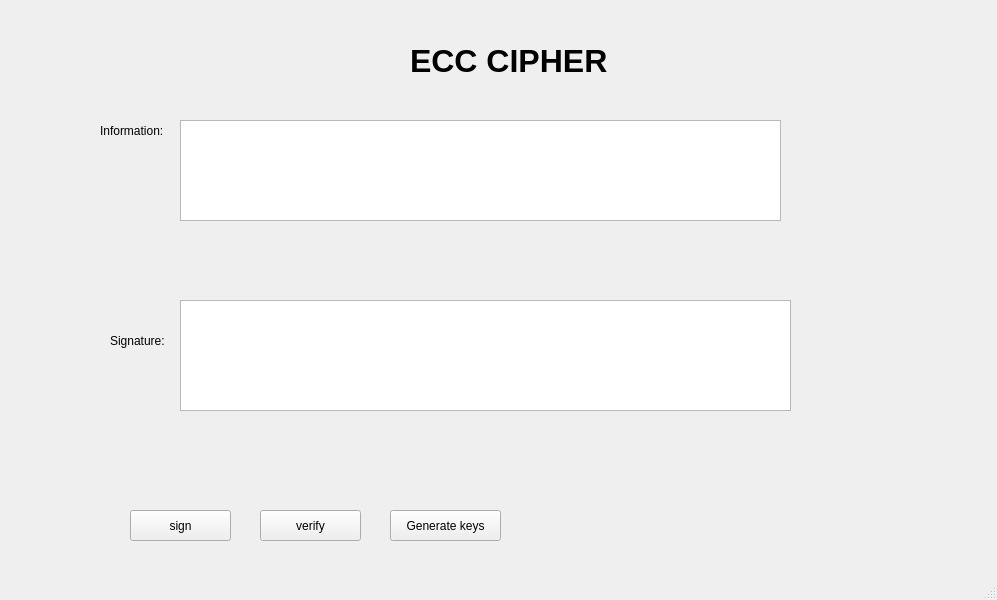
<?xml version="1.0" encoding="UTF-8"?>
<ui version="4.0">
 <class>MainWindow</class>
 <widget class="QMainWindow" name="MainWindow">
  <property name="geometry">
   <rect>
    <x>0</x>
    <y>0</y>
    <width>997</width>
    <height>600</height>
   </rect>
  </property>
  <property name="windowTitle">
   <string>MainWindow</string>
  </property>
  <widget class="QWidget" name="centralwidget">
   <widget class="QLabel" name="warffwa">
    <property name="geometry">
     <rect>
      <x>410</x>
      <y>20</y>
      <width>361</width>
      <height>81</height>
     </rect>
    </property>
    <property name="font">
     <font>
      <pointsize>24</pointsize>
      <weight>75</weight>
      <bold>true</bold>
     </font>
    </property>
    <property name="text">
     <string>ECC CIPHER</string>
    </property>
   </widget>
   <widget class="QLabel" name="label_3">
    <property name="geometry">
     <rect>
      <x>100</x>
      <y>120</y>
      <width>81</width>
      <height>21</height>
     </rect>
    </property>
    <property name="minimumSize">
     <size>
      <width>0</width>
      <height>21</height>
     </size>
    </property>
    <property name="maximumSize">
     <size>
      <width>16777215</width>
      <height>21</height>
     </size>
    </property>
    <property name="text">
     <string>Information: </string>
    </property>
   </widget>
   <widget class="QPlainTextEdit" name="plainTextEdiaaw">
    <property name="geometry">
     <rect>
      <x>180</x>
      <y>120</y>
      <width>601</width>
      <height>101</height>
     </rect>
    </property>
   </widget>
   <widget class="QLabel" name="label_5">
    <property name="geometry">
     <rect>
      <x>110</x>
      <y>330</y>
      <width>81</width>
      <height>21</height>
     </rect>
    </property>
    <property name="minimumSize">
     <size>
      <width>0</width>
      <height>21</height>
     </size>
    </property>
    <property name="maximumSize">
     <size>
      <width>16777215</width>
      <height>21</height>
     </size>
    </property>
    <property name="text">
     <string>Signature:</string>
    </property>
   </widget>
   <widget class="QPlainTextEdit" name="plainTextEdit_4efgd">
    <property name="geometry">
     <rect>
      <x>180</x>
      <y>300</y>
      <width>611</width>
      <height>111</height>
     </rect>
    </property>
   </widget>
   <widget class="QPushButton" name="pushButton_3feraf">
    <property name="geometry">
     <rect>
      <x>390</x>
      <y>510</y>
      <width>111</width>
      <height>31</height>
     </rect>
    </property>
    <property name="text">
     <string>Generate keys</string>
    </property>
   </widget>
   <widget class="QPushButton" name="pushButton_eegge_2">
    <property name="geometry">
     <rect>
      <x>130</x>
      <y>510</y>
      <width>101</width>
      <height>31</height>
     </rect>
    </property>
    <property name="text">
     <string>sign</string>
    </property>
   </widget>
   <widget class="QPushButton" name="pushButton_eegge_3">
    <property name="geometry">
     <rect>
      <x>260</x>
      <y>510</y>
      <width>101</width>
      <height>31</height>
     </rect>
    </property>
    <property name="text">
     <string>verify</string>
    </property>
   </widget>
  </widget>
  <widget class="QMenuBar" name="menubar">
   <property name="geometry">
    <rect>
     <x>0</x>
     <y>0</y>
     <width>997</width>
     <height>21</height>
    </rect>
   </property>
  </widget>
  <widget class="QStatusBar" name="statusbar"/>
 </widget>
 <resources/>
 <connections/>
</ui>
